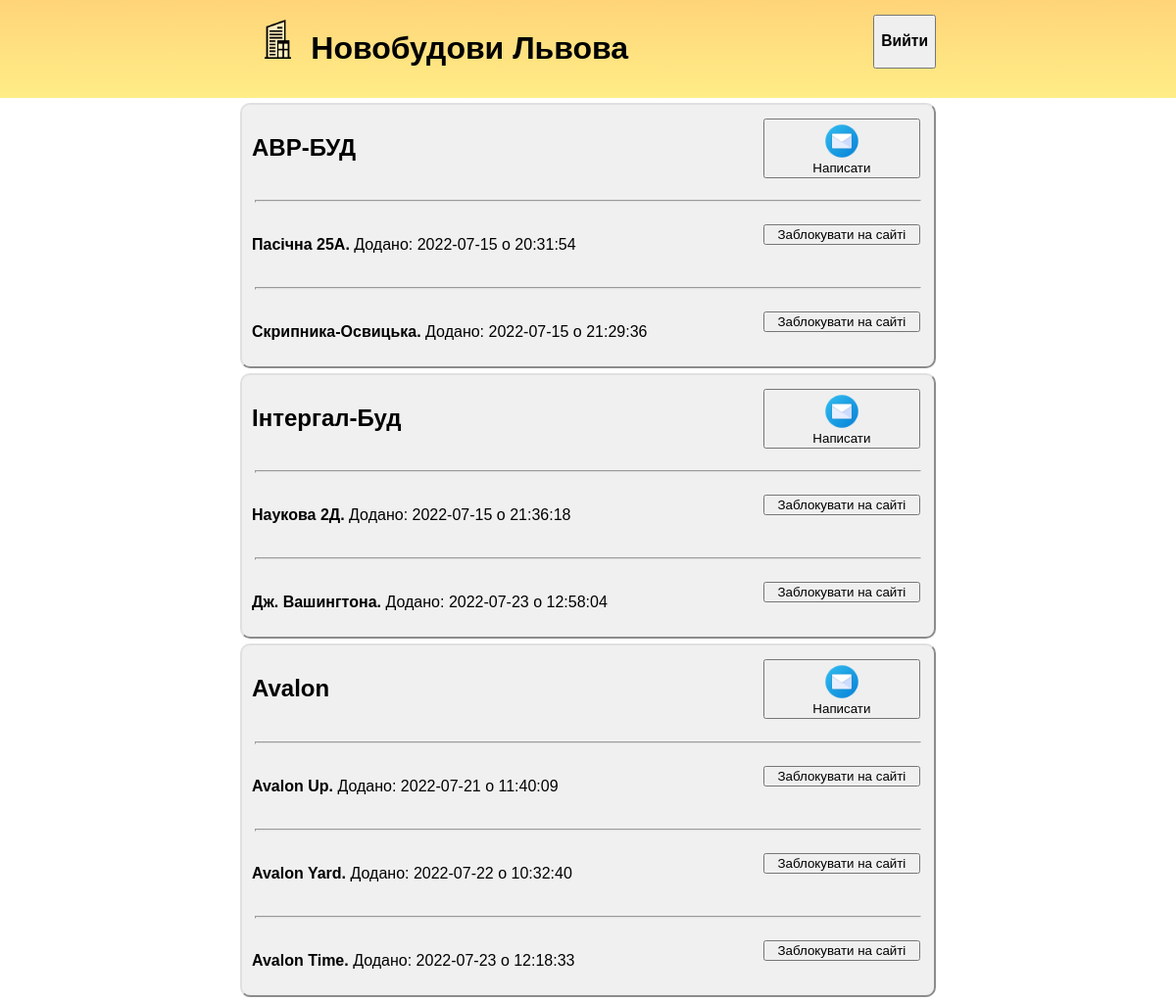
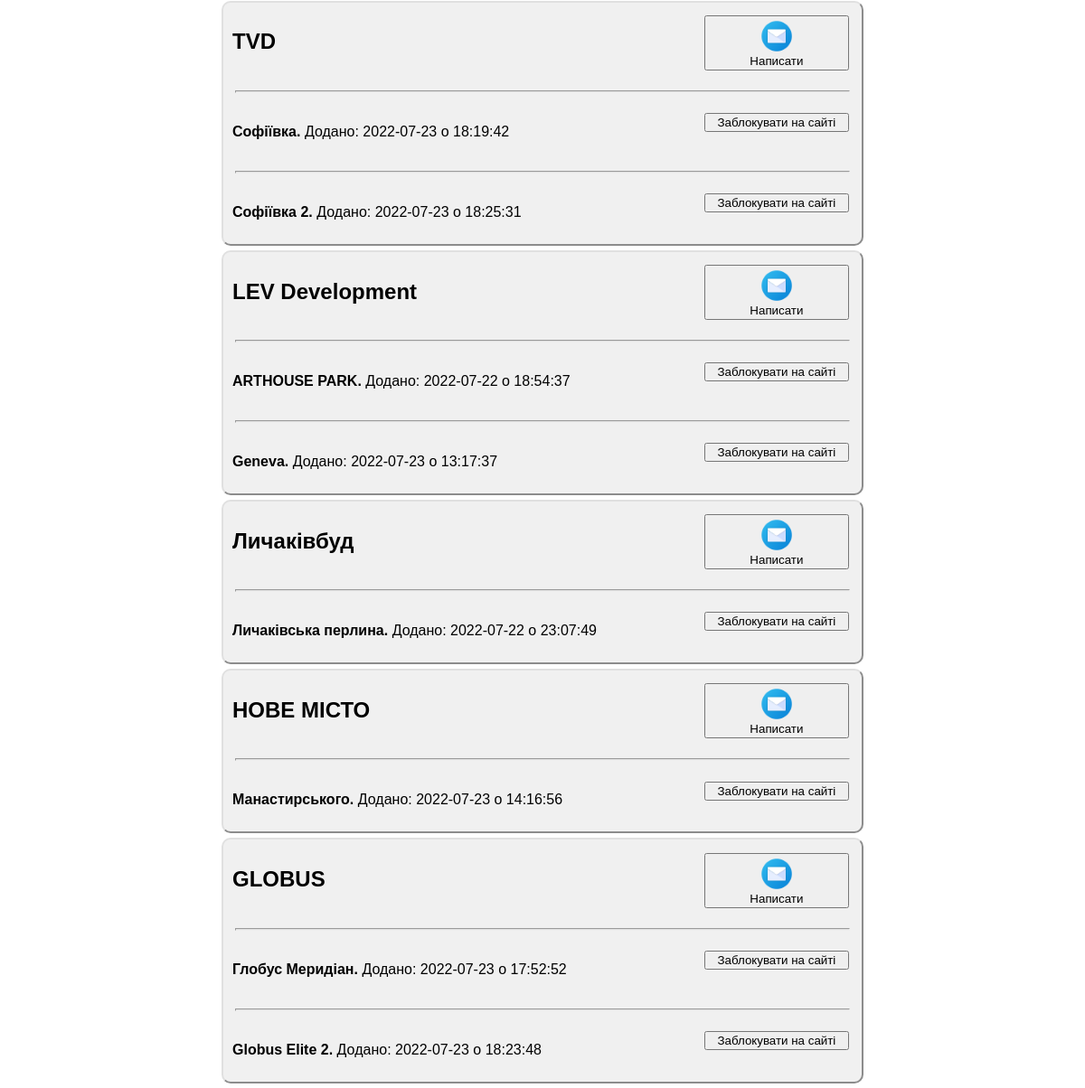
The page /admin on the database its author committed (2 pictures, top to bottom).
### tables this page shows
CREATE TABLE developer_data (DeveloperID INTEGER NOT NULL PRIMARY KEY, 
        Name TEXT, Password TEXT, Site TEXT, Address TEXT, PhoneNumber TEXT, Email TEXT, Info TEXT);

CREATE TABLE buildings (id INTEGER NOT NULL PRIMARY KEY, Name TEXT, DeveloperID INTEGER, SubmissionDate TIMESTAMP, AvailableOnMainPage INTEGER, BlockedByAdmin INTEGER);

### app.py (the view)
@app.route("/admin")
def admin():
    with sqlite3.connect('database.db') as db:
        cursor = db.cursor()
        query = f""" SELECT Name FROM developer_data """
        cursor.execute(query)
    developers = cursor.fetchall()
    buildings_list = []
    for i in range(len(developers)):
        with sqlite3.connect('database.db') as db:
            cursor = db.cursor()
            query = f""" SELECT buildings.Name, buildings.SubmissionDate FROM buildings
            JOIN developer_data ON buildings.DeveloperID = developer_data.DeveloperID
            WHERE developer_data.Name  = '{developers[i][0]}'"""
            cursor.execute(query)
        houses = cursor.fetchall()
        print(houses)
        buildings_list.append([developers[i][0], houses])
    return render_template("admin.html", data_list=buildings_list)

### templates/admin.html
<link href="/static/index_styles.css" rel="stylesheet">
<link href="/static/developer_styles.css" rel="stylesheet">
{% extends "layout_1.html" %}
{% block body %}
    {% for i in data_list %}
        <div class="div1">
            <div class="headRow">
                <h2 class="headColumn1">{{ i[0] }}</h2>
                <button class="headColumn3" style="margin: 2%; width: 160px"><img src="/static/icons/mail.png" height="40" class="headColumn3">Написати</button>
            </div>
            {% for j in i[1] %}
            <hr style="width:96%; height:1px; color:#e0e0e0; background-color:#e0e0e0">
                <div class="headRow">
                    <p class="headColumn1"><b>{{ [j][0][0] }}.</b> Додано: {{ [j][0][1][:10] }} о {{ [j][0][1][11:19] }}</p>
                    <button class="headColumn3" style="margin: 2%; width: 160px">Заблокувати на сайті</button>
                </div>
            {% endfor %}
        </div>
    {% endfor %}
{% endblock %}

### templates/layout_1.html (shortened to what this page needs)
<!DOCTYPE html>
<html lang="uk">
    <head>
        <link href="/static/index_styles.css" rel="stylesheet">
        <link href="/static/popup_styles.css" rel="stylesheet">
        <link href="/static/popup_add_styles.css" rel="stylesheet">
    </head>
    <body>
        <div class="headFoot1">
            <div class="headFoot2">
                <div class="headRow" >
                    <div class="headColumn1">
                        <img src="/static/icons/main.png" height="40" class="headColumn1">
                    </div>
                    <h1 class="headColumn1" style="text-align: center;">Новобудови Львова</h1>
                    <div class="headColumn2">
                        <button style="margin: 0; position: absolute; bottom: 0%; right: 50%">
                            <h3><a href="/">Вийти</a></h3></button>
                    </div>
                </div>
            </div>
        </div>
        <div>
            <div class="page">
                {% block body %}{% endblock %}
            </div>
        </div>
    </body>
</html>

### static/index_styles.css (style rules this page uses)
a, a:hover, a:focus, a:active { text-decoration: none; color: inherit; }
img { width: 100%; object-fit: contain; }
body { background-color: #5D0D0D0; margin: 0; font-family: "Montserrat",Arial,Helvetica,sans-serif; }
.headFoot1 { background: linear-gradient(#ffd479, #ffed87) }
.headFoot2 { margin-left: 20%; width: 60%; }
.headRow:after { content: ""; display: table; clear: both; position: relative; }
.headColumn1 { float: left; padding: 10px; }
.headColumn2 { float: right; padding: 10px; position: relative; top: 50px; left: 5px; }
.headColumn3 { float: right; position: relative; }
.page { padding-right: 20%; padding-left: 20%; text-align: center; }

### static/developer_styles.css (style rules this page uses)
.div1 { border: 2px outset #e0e0e0; background-color: #f0f0f0; text-align: center; margin: 5px; border-radius: 10px; }

### rows shown on the page
developer_data: Name "АВР-БУД"
buildings: Name "Пасічна 25А", SubmissionDate "2022-07-15", SubmissionDate "20:31:54"
buildings: Name "Скрипника-Освицька", SubmissionDate "2022-07-15", SubmissionDate "21:29:36"
developer_data: Name "Інтергал-Буд"
buildings: Name "Наукова 2Д", SubmissionDate "2022-07-15", SubmissionDate "21:36:18"
buildings: Name "Дж. Вашингтона", SubmissionDate "2022-07-23", SubmissionDate "12:58:04"
developer_data: Name "Avalon"
buildings: Name "Avalon Up", SubmissionDate "2022-07-21", SubmissionDate "11:40:09"
buildings: Name "Avalon Yard", SubmissionDate "2022-07-22", SubmissionDate "10:32:40"
buildings: Name "Avalon Time", SubmissionDate "2022-07-23", SubmissionDate "12:18:33"
developer_data: Name "TVD"
buildings: Name "Софіївка", SubmissionDate "2022-07-23", SubmissionDate "18:19:42"
buildings: Name "Софіївка 2", SubmissionDate "2022-07-23", SubmissionDate "18:25:31"
developer_data: Name "LEV Development"
buildings: Name "ARTHOUSE PARK", SubmissionDate "2022-07-22", SubmissionDate "18:54:37"
buildings: Name "Geneva", SubmissionDate "2022-07-23", SubmissionDate "13:17:37"
developer_data: Name "Личаківбуд"
buildings: Name "Личаківська перлина", SubmissionDate "2022-07-22", SubmissionDate "23:07:49"
developer_data: Name "НОВЕ МІСТО"
buildings: Name "Манастирського", SubmissionDate "2022-07-23", SubmissionDate "14:16:56"
developer_data: Name "GLOBUS"
buildings: Name "Глобус Меридіан", SubmissionDate "2022-07-23", SubmissionDate "17:52:52"
buildings: Name "Globus Elite 2", SubmissionDate "2022-07-23", SubmissionDate "18:23:48"
